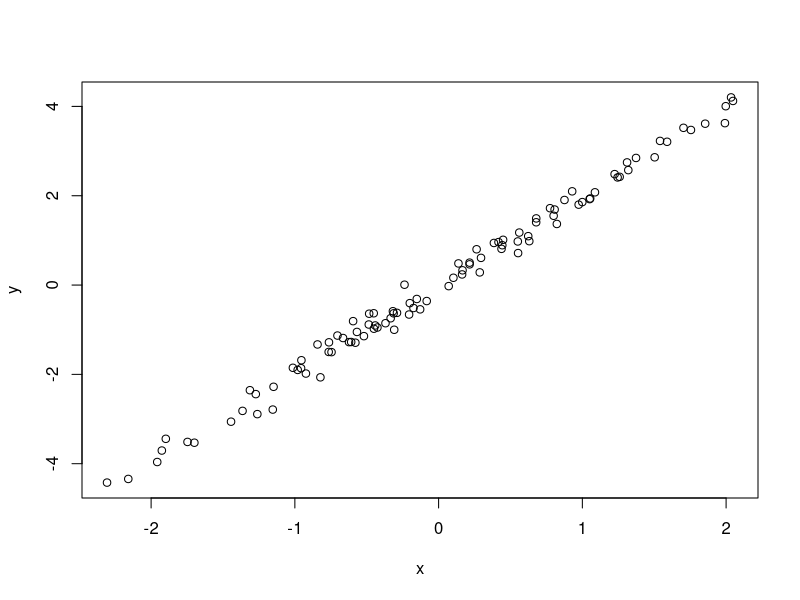

Generate this figure with R:
# Simulate and plot data
# Mahdi Abbasi
# mahdiabbasi5480@gmail.com
# 29/06/2022

## Simulate predictor variable
x <- rnorm(n = 100)
# Simulate response variable with noise
y <- 2 * x + rnorm(n = 100, sd = 0.2)

# Plot the data
plot(x = x, y = y)